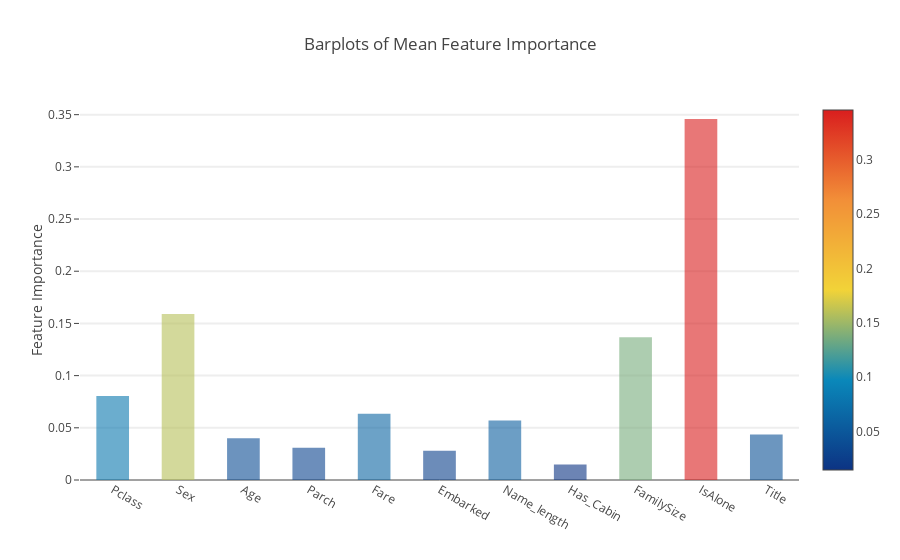

The code cell stored with this chart in its notebook:
### Markdown cell above
#### Plotly Barplot of Average Feature Importances

Having obtained the mean feature importance across all our classifiers, we can plot them into a Plotly bar plot as follows:

### Code cell
y = feature_dataframe['mean'].values
x = feature_dataframe['features'].values
data = [go.Bar(
            x= x,
             y= y,
            width = 0.5,
            marker=dict(
               color = feature_dataframe['mean'].values,
            colorscale='Portland',
            showscale=True,
            reversescale = False
            ),
            opacity=0.6
        )]

layout= go.Layout(
    autosize= True,
    title= 'Barplots of Mean Feature Importance',
    hovermode= 'closest',
#     xaxis= dict(
#         title= 'Pop',
#         ticklen= 5,
#         zeroline= False,
#         gridwidth= 2,
#     ),
    yaxis=dict(
        title= 'Feature Importance',
        ticklen= 5,
        gridwidth= 2
    ),
    showlegend= False
)
fig = go.Figure(data=data, layout=layout)
py.iplot(fig, filename='bar-direct-labels')

### Figure 1 — Plotly figure (JSON) as saved in the notebook; plotly's stock layout.template omitted (floating-point values rounded to 4 significant figures)
{"data": [{"marker": {"color": [0.08059, 0.1591, 0.04, 0.03084, 0.06338, 0.02812, 0.05698, 0.01473, 0.1368, 0.3458, 0.04361], "colorscale": "Portland", "reversescale": false, "showscale": true}, "opacity": 0.6, "type": "bar", "uid": "d2fc4b58-cf8e-11e8-b7a1-186590e059a3", "width": 0.5, "x": ["Pclass", "Sex", "Age", "Parch", "Fare", "Embarked", "Name_length", "Has_Cabin", "FamilySize", "IsAlone", "Title"], "y": [0.08059, 0.1591, 0.04, 0.03084, 0.06338, 0.02812, 0.05698, 0.01473, 0.1368, 0.3458, 0.04361]}], "layout": {"autosize": true, "hovermode": "closest", "showlegend": false, "title": "Barplots of Mean Feature Importance", "yaxis": {"gridwidth": 2, "ticklen": 5, "title": "Feature Importance"}}}
